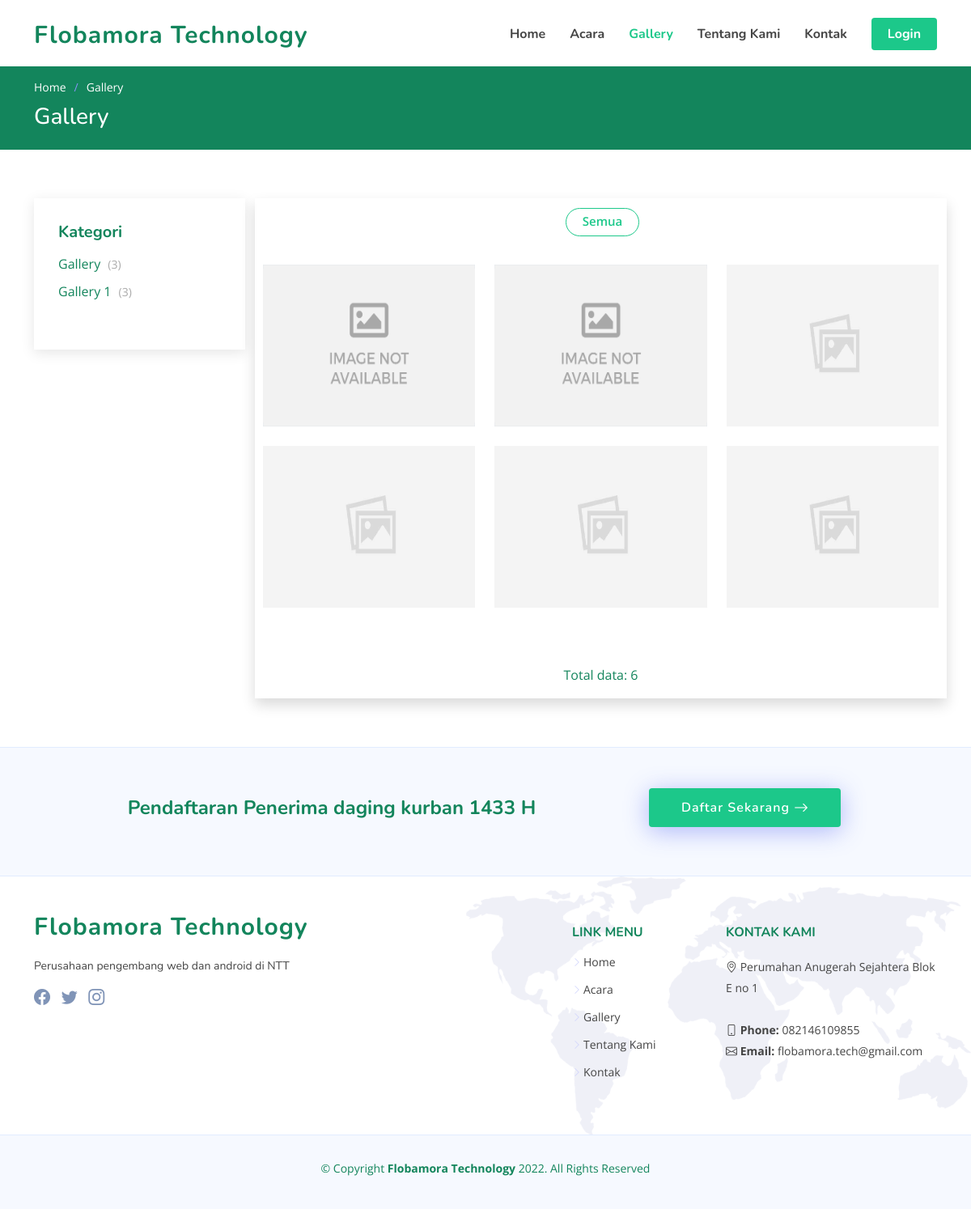
/index.php/gallery, run on the app's committed database.
### tables this page shows
CREATE TABLE `website` (
  `id` int(11) NOT NULL,
  `nama` varchar(250) NOT NULL,
  `deskripsi` text NOT NULL,
  `alamat` varchar(250) NOT NULL,
  `kab` varchar(250) NOT NULL,
  `logo` varchar(250) NOT NULL,
  `fav` varchar(100) NOT NULL,
  `img_login` varchar(100) NOT NULL,
  `img_login_admin` varchar(250) NOT NULL,
  `email` varchar(255) NOT NULL,
  `telp` varchar(255) NOT NULL,
  `maps` text NOT NULL,
  `link_fb` varchar(255) NOT NULL,
  `link_ig` varchar(255) NOT NULL,
  `link_tw` varchar(255) NOT NULL
);

CREATE TABLE `kategori_gallery` (
  `id` int(11) NOT NULL,
  `nama` varchar(250) NOT NULL,
  `uniq` varchar(255) NOT NULL
);

CREATE TABLE `gallery` (
  `id` int(11) NOT NULL,
  `nama` varchar(255) NOT NULL,
  `deskripsi` text NOT NULL,
  `id_kat` int(11) NOT NULL,
  `img` varchar(250) NOT NULL,
  `img1` varchar(250) NOT NULL,
  `img2` varchar(250) NOT NULL,
  `img3` varchar(250) NOT NULL,
  `id_peng` int(11) NOT NULL,
  `tgl` date NOT NULL
);

CREATE TABLE `home` (
  `id` int(11) NOT NULL,
  `judul` varchar(255) NOT NULL,
  `isi` varchar(255) NOT NULL,
  `tombol` varchar(100) NOT NULL,
  `link` varchar(255) NOT NULL,
  `img` varchar(250) NOT NULL
);

### application/controllers/Gallery.php (called while the page is built, shortened)
<?php
class Gallery extends CI_Controller
{
    public function __construct()
    {
        $this->load->library('pagination');
        $this->load->model('M_home');
    }
    public function index()
    {
        $data['menu'] = 'gallery';
        $data['web'] =  $this->db->get('website')->row_array();
        $data['home'] =  $this->db->get('home')->row_array();
        $data['kategori'] =  $this->db->get('kategori_gallery')->result_array();
        $this->db->from("gallery");
        $config = array();
        $config['base_url'] = site_url('gallery');
        $config['total_rows'] = $this->db->count_all_results();
        $config['per_page'] = 6;
        $config["num_links"] = 5;
        $config['first_link']       = '⇤ First';
        $config['last_link']        = 'Last ⇥';
        $config['next_link']        = 'Next →';
        $config['prev_link']        = '← Prev';
        $config['full_tag_open']    = '<ul>';
        $config['full_tag_close']   = '</ul>';
        $config['num_tag_open']     = '<li>';
        $config['num_tag_close']    = '</li>';
        $config['cur_tag_open']     = '<li class="active"><a>';
        $config['cur_tag_close']    = '</a></li>';
        $config['next_tag_open']    = '<li>';
        $config['next_tagl_close']  = '</li>';
        $config['prev_tag_open']    = '<li>';
        $config['prev_tagl_close']  = 'Next</li>';
        $config['first_tag_open']   = '<li>';
        $config['first_tagl_close'] = '</li>';
        $config['last_tag_open']    = '<li>';
        $config['last_tagl_close']  = '</li>';
        $this->pagination->initialize($config);
        $data['page'] = ($this->uri->segment(3)) ? $this->uri->segment(3) : 0;
        $data['daftar'] = $this->M_home->daftar_gallery($config["per_page"], $data['page'])->result_array();
        $data['pagination'] = $this->pagination->create_links();
        $data['total'] = $config['total_rows'];
        $this->load->view('frontend/header', $data);
        $this->load->view('frontend/gallery', $data);
        $this->load->view('frontend/footer', $data);
    }
}

### index.php (called while the page is built, shortened)
<?php
require_once BASEPATH.'core/CodeIgniter.php';

### application/models/M_home.php (called while the page is built, shortened)
<?php
class M_home extends CI_Model
{
    function daftar_gallery($limit, $start)
    {
        $this->db->order_by('id', 'DESC');
        $query = $this->db->get('gallery', $limit, $start);
        return $query;
    }
}

### application/views/frontend/gallery.php (the view, shortened to what this page needs)
<section class="breadcrumbs">
  <div class="container">
    <ol>
      <li><a href="<?= base_url('home'); ?>">Home</a></li>
      <li>Gallery</li>
    </ol>
    <h2>Gallery</h2>
  </div>
</section>
<section id="portfolio" class="portfolio">
  <div class="container" data-aos="fade-up">
    <div class="row">
      <div class="col-lg-3">
        <div class="sidebar">
          <h3 class="sidebar-title">Kategori</h3>
          <div class="sidebar-item categories">
            <ul>
              <?php foreach ($kategori as $k) : ?>
                <?php $sum_kat = $this->db->get_where('gallery', ['id_Kat' => $k['id']])->num_rows(); ?>
                <li><a href="<?= base_url('kategori_gallery/' . $k['uniq']); ?>"><?= $k['nama'] ?> <span>(<?= $sum_kat ?>)</span></a></li>
              <?php endforeach ?>
            </ul>
          </div>
        </div>
      </div>
      <div class="col-lg-9 shadow">
        <div class="row" data-aos="fade-up" data-aos-delay="100">
          <div class="col-lg-12 d-flex justify-content-center">
            <ul id="portfolio-flters">
              <?php $title = $this->db->get_where('kategori_gallery', ['uniq' => $this->uri->segment(2)])->row_array(); ?>
              <?php if ($title == TRUE) : ?>
                <li data-filter="*" class="filter-active"><?= $title['nama'] ?></li>
              <?php else : ?>
                <li data-filter="*" class="filter-active">Semua</li>
              <?php endif ?>
            </ul>
          </div>
        </div>
        <div class="row gy-4 portfolio-container pb-3" data-aos="fade-up" data-aos-delay="200">
          <?php foreach ($daftar as $g) : ?>
            <div class="col-lg-4 col-md-6 portfolio-item">
              <div class="portfolio-wrap">
                <img style="height: 200px;width: 400px;" src="<?= base_url('assets/'); ?>img/gallery/<?= $g['img'] ?>" class="img-fluid" alt="">
              </div>
            </div>
          <?php endforeach ?>
        </div>
        <div class="portfolio-pagination pt-5">
          <ul class="justify-content-center">
            <li class="disabled" aria-disabled="true"><a>Total data: <?= $total; ?></a></li>
          </ul>
        </div>
      </div>
    </div>
  </div>
</section>

### application/views/frontend/header.php (shortened to what this page needs)
<!DOCTYPE html>
<html lang="en">
<head>
  <link href="<?= base_url('assets/'); ?>vendor/bootstrap/css/bootstrap.min.css" rel="stylesheet">
  <link href="<?= base_url('assets/'); ?>vendor/bootstrap-icons/bootstrap-icons.css" rel="stylesheet">
  <link href="<?= base_url('assets/'); ?>vendor/aos/aos.css" rel="stylesheet">
  <link href="<?= base_url('assets/'); ?>vendor/remixicon/remixicon.css" rel="stylesheet">
  <link href="<?= base_url('assets/'); ?>vendor/swiper/swiper-bundle.min.css" rel="stylesheet">
  <link href="<?= base_url('assets/'); ?>vendor/glightbox/css/glightbox.min.css" rel="stylesheet">
  <link href="<?= base_url('assets/'); ?>css/style.css" rel="stylesheet">
  <link href="<?= base_url('assets/') ?>select2/dist/css/select2.min.css" rel="stylesheet" />
</head>
<body>
  <header id="header" class="header fixed-top">
    <div class="container-fluid container-xl d-flex align-items-center justify-content-between">
      <a href="<?= base_url('home'); ?>" class="logo d-flex align-items-center">
        <span><?= $web['nama'] ?></span>
      </a>
      <nav id="navbar" class="navbar">
        <ul>
          <li><a class="nav-link scrollto <?php if ($menu == 'home') {
                                            echo 'active';
                                          } ?>" href="<?= base_url('home'); ?>">Home</a></li>
          <li><a class="nav-link scrollto <?php if ($menu == 'acara') {
                                            echo 'active';
                                          } ?>" href="<?= base_url('acara'); ?>">Acara</a></li>
          <li><a class="nav-link scrollto <?php if ($menu == 'gallery') {
                                            echo 'active';
                                          } ?>" href="<?= base_url('gallery'); ?>">Gallery</a></li>
          <li><a class="nav-link scrollto <?php if ($menu == 'about') {
                                            echo 'active';
                                          } ?>" href="<?= base_url('about'); ?>">Tentang Kami</a></li>
          <li><a class="nav-link scrollto <?php if ($menu == 'kontak') {
                                            echo 'active';
                                          } ?>" href="<?= base_url('kontak'); ?>">Kontak</a></li>
          <li><a class="getstarted scrollto" href="<?= base_url('auth'); ?>">Login</a></li>
        </ul>
      </nav>
    </div>
  </header>

### application/views/frontend/footer.php (shortened to what this page needs)
<footer id="footer" class="footer">
  <div class="footer-newsletter">
    <div class="container">
      <div class="row justify-content-center">
        <div class="col-lg-8 text-center">
          <h4><?= $home['judul'] ?></h4>
        </div>
        <div class="col-lg-4 text-center text-lg-start">
          <a href="<?= base_url($home['link']); ?>" class="btn-get-started scrollto d-inline-flex align-items-center justify-content-center align-self-center">
            <span><?= $home['tombol'] ?></span>
            <i class="bi bi-arrow-right"></i>
          </a>
        </div>
      </div>
    </div>
  </div>
  <div class="footer-top">
    <div class="container">
      <div class="row gy-4">
        <div class="col-lg-5 col-md-12 footer-info">
          <a href="<?= base_url('home'); ?>" class="logo d-flex align-items-center">
            <span><?= $web['nama'] ?></span>
          </a>
          <br />
          <p><?= $web['deskripsi'] ?></p>
          <div class="social-links mt-3">
            <?php if (!empty($web['link_fb'])) : ?>
              <a target="_blank" href="<?= $web['link_fb'] ?>" class="facebook"><i class="bi bi-facebook"></i></a>
            <?php endif ?>
            <?php if (!empty($web['link_tw'])) : ?>
              <a target="_blank" href="<?= $web['link_tw'] ?>" class="twitter"><i class="bi bi-twitter"></i></a>
            <?php endif ?>
            <?php if (!empty($web['link_ig'])) : ?>
              <a target="_blank" href="<?= $web['link_ig'] ?>" class="instagram"><i class="bi bi-instagram bx bxl-instagram"></i></a>
            <?php endif ?>
          </div>
        </div>
        <div style="display:blok;" id="foter-hide" class="col-lg-2 col-6 footer-links">
          <h4></h4>
          <ul>
            <li></li>
            <li></li>
            <li></li>
            <li></li>
            <li></li>
          </ul>
        </div>
        <div class="col-lg-2 col-6 footer-links">
          <h4>Link Menu</h4>
          <ul>
            <li><i class="bi bi-chevron-right"></i> <a href="<?= base_url('home'); ?>">Home</a></li>
            <li><i class="bi bi-chevron-right"></i> <a href="<?= base_url('acara'); ?>">Acara</a></li>
            <li><i class="bi bi-chevron-right"></i> <a href="<?= base_url('gallery'); ?>">Gallery</a></li>
            <li><i class="bi bi-chevron-right"></i> <a href="<?= base_url('about'); ?>">Tentang Kami</a></li>
            <li><i class="bi bi-chevron-right"></i> <a href="<?= base_url('kontak'); ?>">Kontak</a></li>
          </ul>
        </div>
        <div class="col-lg-3 col-md-12 footer-contact text-center text-md-start">
          <h4>Kontak Kami</h4>
          <p>
            <i class="bi bi-geo-alt"></i> <?= $web['alamat'] ?> <br><br>
            <strong><i class="bi bi-phone"></i> Phone:</strong> <?= $web['telp'] ?><br>
            <strong><i class="bi bi-envelope"></i> Email:</strong> <?= $web['email'] ?><br>
          </p>
        </div>
      </div>
    </div>
  </div>
  <div class="container">
    <div class="copyright">
      &copy; Copyright <strong><span><?= $web['nama'] ?></span></strong> <?= date('Y') ?>. All Rights Reserved
    </div>
    <div class="credits">
    </div>
  </div>
</footer>
</body>
</html>

### data on the page
website: nama "Flobamora Technology", deskripsi "Perusahaan pengembang web dan android di NTT", alamat "Perumahan Anugerah Sejahtera Blok E no 1", telp "082146109855", email "flobamora.tech@gmail.com"
kategori_gallery: nama "Gallery", sum_kat "3"
kategori_gallery: nama "Gallery 1", sum_kat "3"
gallery: img (placeholder picture)
gallery: img (placeholder picture)
gallery: img (picture)
gallery: img (picture)
gallery: img (picture)
gallery: img (picture)
home: judul "Pendaftaran Penerima daging kurban 1433 H", tombol "Daftar Sekarang"

### other printed values
$total "6"
